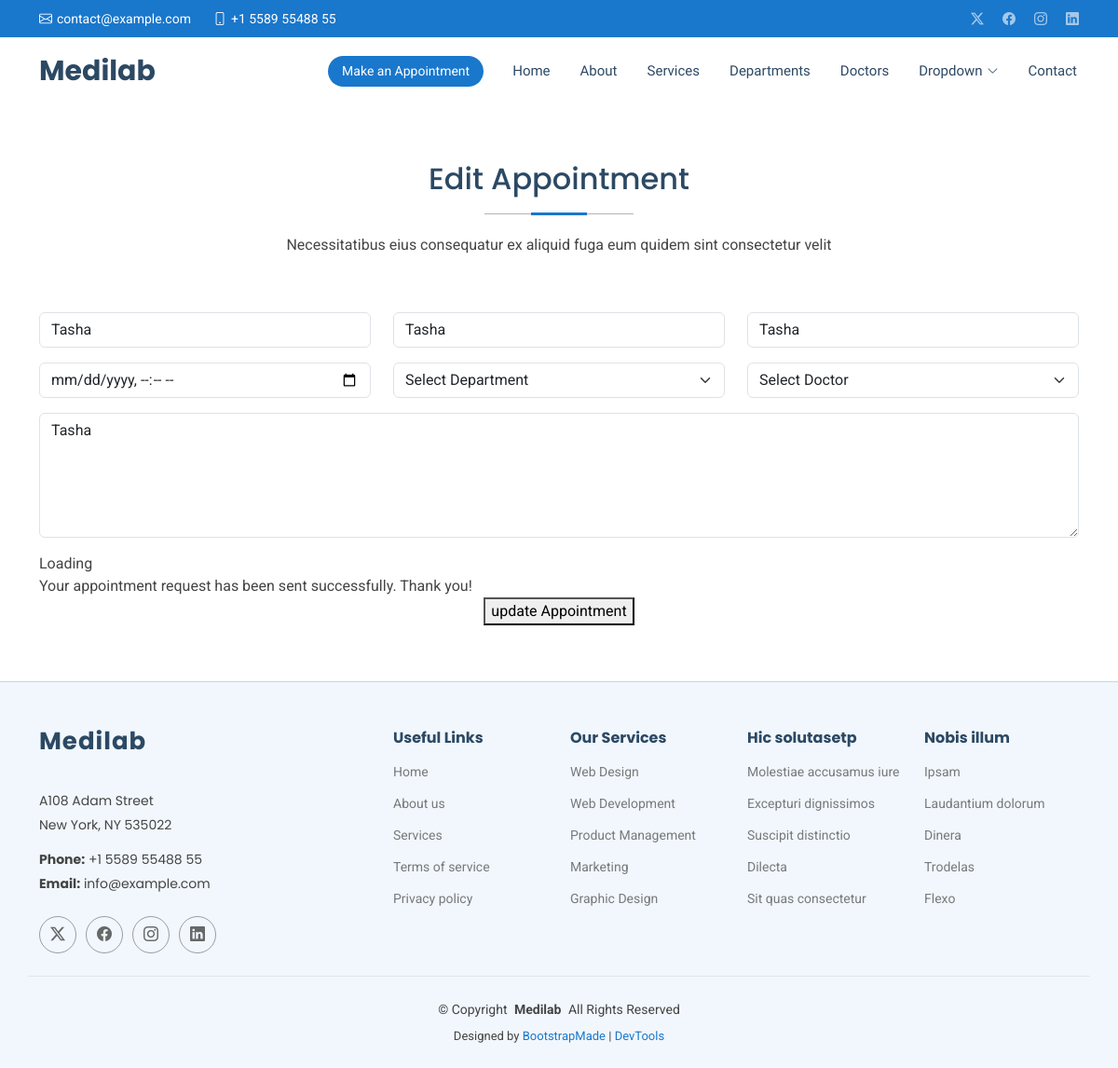
Page /edit/1/ on the committed database.
### healthapp/models.py (models this page shows)
class Myappointment(models.Model):
        name = models.CharField(max_length=100)
        email = models.EmailField()
        phone = models.CharField(max_length=20)
        datetime = models.DateTimeField()
        department = models.CharField(max_length=100)
        doctor = models.CharField(max_length=100)
        message = models.TextField()
        def __str__(self):
            return self.name

### healthapp/views.py (the view)
# urls.py: path('edit/<int:id>/', views.edit,)
def edit(request, id):
    editappointment =get_object_or_404(Myappointment,id=id)
    if request.method =='POST':
        editappointment.name = request.POST.get('name')
        editappointment.email = request.POST.get('email')
        editappointment.phone = request.POST.get('phone')
        editappointment.department = request.POST.get('date')
        editappointment.doctor = request.POST.get('department')
        editappointment.doctor = request.POST.get('doctor')
        editappointment.doctor = request.POST.get('message')
        editappointment.save()
        return redirect('/show')
    else:
        return render(request, 'edit.html', {'editappointment':editappointment})

### templates/edit.html (shortened to what this page needs)
{% extends 'starter-page.html' %}
{% load static %}
{% block content %}
    <section id="appointment" class="appointment section">
      <div class="container section-title" data-aos="fade-up">
        <h2> Edit Appointment</h2>
        <p>Necessitatibus eius consequatur ex aliquid fuga eum quidem sint consectetur velit</p>
      </div>
      <div class="container" data-aos="fade-up" data-aos-delay="100">
        <form method="post" >
          <div class="row">
            <div class="col-md-4 form-group">
              <input type="text" value="{{ editappointment }}" name="name" class="form-control" id="name" placeholder="Your Name" required="">
            </div>
            <div class="col-md-4 form-group mt-3 mt-md-0">
              <input type="email"  value="{{ editappointment }}" class="form-control" name="email" id="email" placeholder="Your Email" required="">
            </div>
            <div class="col-md-4 form-group mt-3 mt-md-0">
              <input type="tel"  value="{{ editappointment }}" class="form-control" name="phone" id="phone" placeholder="Your Phone" required="">
            </div>
          </div>
          <div class="row">
            <div class="col-md-4 form-group mt-3">
              <input type="datetime-local" name="date" class="form-control datepicker" id="date" placeholder="Appointment Date" required="">
            </div>
            <div class="col-md-4 form-group mt-3">
              <select name="department" id="department" class="form-select" required="">
                <option value="">Select Department</option>
              </select>
            </div>
            <div class="col-md-4 form-group mt-3">
              <select name="doctor" id="doctor" class="form-select" required="">
                <option value="">Select Doctor</option>
              </select>
            </div>
          </div>
          <div class="form-group mt-3">
            <textarea class="form-control" name="message" rows="5" placeholder="Message (Optional)">{{ editappointment }}</textarea>
          </div>
          <div class="mt-3">
            <div class="loading">Loading</div>
            <div class="sent-message">Your appointment request has been sent successfully. Thank you!</div>
            <div class="text-center"><button type="submit">update Appointment</button></div>
          </div>
        </form>
      </div>
    </section>
{% endblock %}

### static/assets/css/main.css (style rules this page uses)
:root { --default-font: "Roboto", system-ui, -apple-system, "Segoe UI", Roboto, "Helvetica Neue", Arial, "Noto Sans", "Liberation Sans", sans-serif, "Apple Color Emoji", "Segoe UI Emoji", "Segoe UI Symbol", "Noto Color Emoji"; --heading-font: "Poppins", sans-serif; --nav-font: "Raleway", sans-serif; }
:root { --background-color: #ffffff; --default-color: #444444; --heading-color: #2c4964; --accent-color: #1977cc; --surface-color: #ffffff; --contrast-color: #ffffff; }
:root { --nav-color: #2c4964; --nav-hover-color: #1977cc; --nav-mobile-background-color: #ffffff; --nav-dropdown-background-color: #ffffff; --nav-dropdown-color: #2c4964; --nav-dropdown-hover-color: #1977cc; }
:root { scroll-behavior: smooth; }
body { color: var(--default-color); background-color: var(--background-color); font-family: var(--default-font); }
h1, h2, h3, h4, h5, h6 { color: var(--heading-color); font-family: var(--heading-font); }
section, .section { color: var(--default-color); background-color: var(--background-color); padding: 60px 0; scroll-margin-top: 72px; overflow: clip; }
.section-title { text-align: center; padding-bottom: 60px; position: relative; }
.section-title h2 { font-size: 32px; font-weight: 500; margin-bottom: 20px; padding-bottom: 20px; position: relative; }
.section-title h2:before { content: ""; position: absolute; display: block; width: 160px; height: 1px; background: color-mix(in srgb, var(--default-color), transparent 60%); left: 0; right: 0; bottom: 1px; margin: auto; }
.section-title h2::after { content: ""; position: absolute; display: block; width: 60px; height: 3px; background: var(--accent-color); left: 0; right: 0; bottom: 0; margin: auto; }
.section-title p { margin-bottom: 0; }

### rows in the picture
Myappointment: name "Tasha", email "Tasha", phone "Tasha", message "Tasha"
